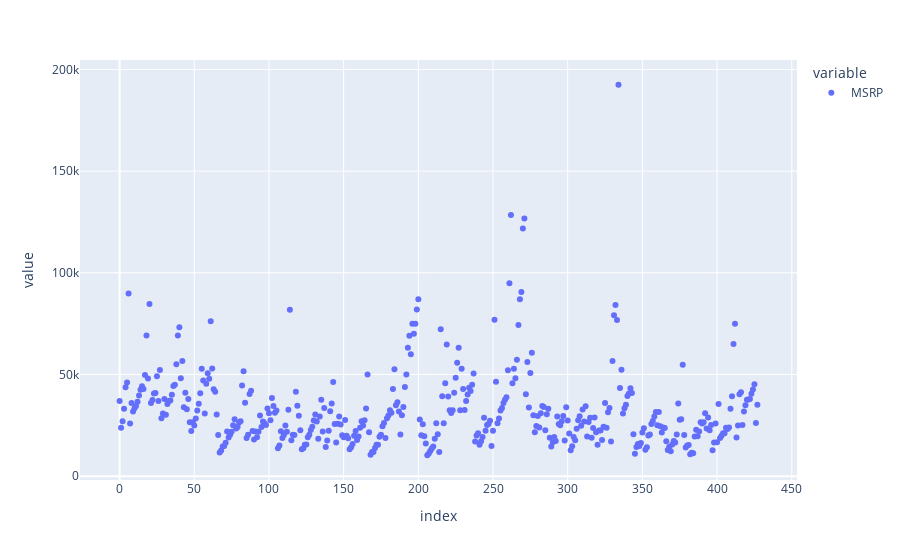

Notebook source saved alongside this figure:
### Code cell
px.scatter(data.MSRP)

### Figure 1 — Plotly figure (JSON) as saved in the notebook; plotly's stock layout.template omitted (floating-point values rounded to 4 significant figures; data arrays with more than 128 entries replaced by an {"elided": "..."} marker saying what was removed)
{"data": [{"hovertemplate": "variable=MSRP<br>index=%{x}<br>value=%{y}<extra></extra>", "legendgroup": "MSRP", "marker": {"color": "#636efa", "symbol": "circle"}, "mode": "markers", "name": "MSRP", "orientation": "v", "showlegend": true, "type": "scatter", "x": {"elided": "428 int values"}, "xaxis": "x", "y": {"elided": "428 int values"}, "yaxis": "y"}], "layout": {"legend": {"title": {"text": "variable"}, "tracegroupgap": 0}, "margin": {"t": 60}, "xaxis": {"anchor": "y", "domain": [0, 1], "title": {"text": "index"}}, "yaxis": {"anchor": "x", "domain": [0, 1], "title": {"text": "value"}}}}
